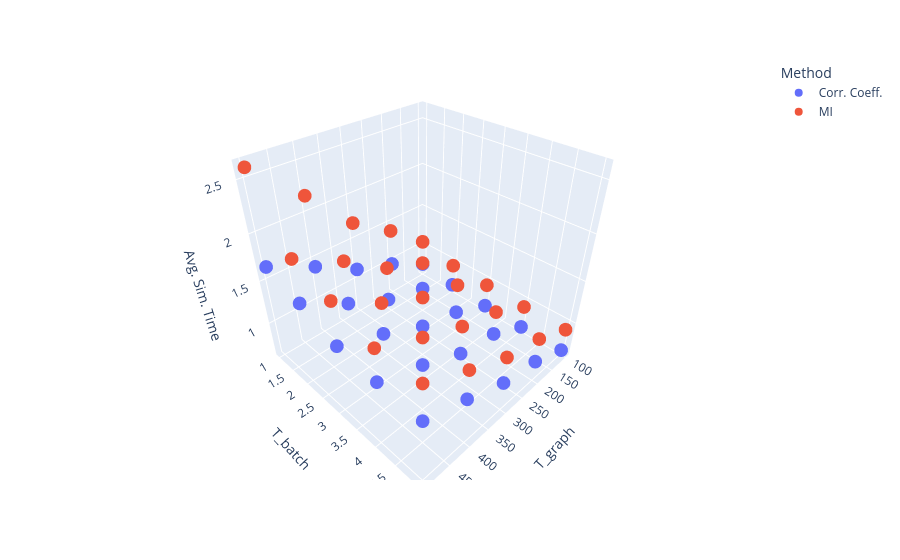

This figure's notebook cell:
### Code cell
import plotly.express as px
import plotly

fig = px.scatter_3d(df_run_time, x='T_graph', y='T_batch', z='Avg. Sim. Time',
              color='Method')
fig.show()

plotly.offline.plot(fig, filename=r'saves\run_times_v_window_sizes.html')

### Figure 1 — Plotly figure (JSON) as saved in the notebook; plotly's stock layout.template omitted (floating-point values rounded to 4 significant figures)
{"data": [{"hovertemplate": "Method=Corr. Coeff.<br>T_graph=%{x}<br>T_batch=%{y}<br>Avg. Sim. Time=%{z}<extra></extra>", "legendgroup": "Corr. Coeff.", "marker": {"color": "#636efa", "symbol": "circle"}, "mode": "markers", "name": "Corr. Coeff.", "scene": "scene", "showlegend": true, "type": "scatter3d", "x": [100, 100, 100, 100, 100, 200, 200, 200, 200, 200, 300, 300, 300, 300, 300, 400, 400, 400, 400, 400, 500, 500, 500, 500, 500], "y": [1, 2, 3, 4, 5, 1, 2, 3, 4, 5, 1, 2, 3, 4, 5, 1, 2, 3, 4, 5, 1, 2, 3, 4, 5], "z": [0.7376, 0.6825, 0.6525, 0.6469, 0.6459, 0.9771, 0.8915, 0.8492, 0.8638, 0.8369, 1.146, 1.016, 0.9625, 0.9396, 0.9321, 1.421, 1.244, 1.182, 1.15, 1.13, 1.661, 1.527, 1.364, 1.324, 1.307]}, {"hovertemplate": "Method=MI<br>T_graph=%{x}<br>T_batch=%{y}<br>Avg. Sim. Time=%{z}<extra></extra>", "legendgroup": "MI", "marker": {"color": "#EF553B", "symbol": "circle"}, "mode": "markers", "name": "MI", "scene": "scene", "showlegend": true, "type": "scatter3d", "x": [100, 100, 100, 100, 100, 200, 200, 200, 200, 200, 300, 300, 300, 300, 300, 400, 400, 400, 400, 400, 500, 500, 500, 500, 500], "y": [1, 2, 3, 4, 5, 1, 2, 3, 4, 5, 1, 2, 3, 4, 5, 1, 2, 3, 4, 5, 1, 2, 3, 4, 5], "z": [1.055, 0.9535, 0.9375, 0.9187, 0.9185, 1.411, 1.227, 1.198, 1.141, 1.119, 1.708, 1.405, 1.316, 1.267, 1.237, 2.184, 1.723, 1.531, 1.459, 1.454, 2.606, 1.98, 1.831, 1.676, 1.692]}], "layout": {"legend": {"title": {"text": "Method"}, "tracegroupgap": 0}, "margin": {"t": 60}, "scene": {"domain": {"x": [0, 1], "y": [0, 1]}, "xaxis": {"title": {"text": "T_graph"}}, "yaxis": {"title": {"text": "T_batch"}}, "zaxis": {"title": {"text": "Avg. Sim. Time"}}}}}
